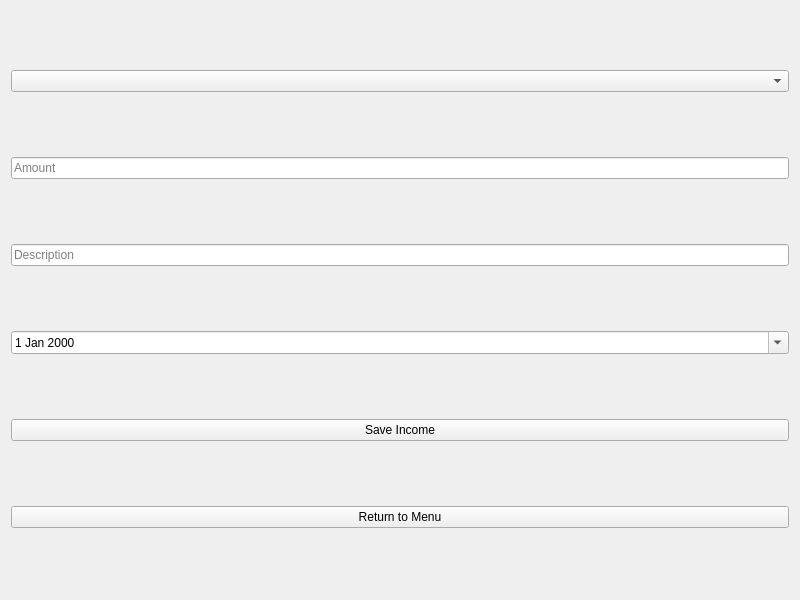
<?xml version="1.0" encoding="UTF-8"?>
<ui version="4.0">
 <class>IncomeEntry</class>
 <widget class="QWidget" name="IncomeEntry">
  <property name="geometry">
   <rect>
    <x>0</x>
    <y>0</y>
    <width>800</width>
    <height>600</height>
   </rect>
  </property>
  <property name="windowTitle">
   <string>Income Entry</string>
  </property>
  <layout class="QVBoxLayout" name="verticalLayout">
    <item>
     <widget class="QComboBox" name="sourceComboBox">
      <property name="placeholderText">
       <string>Select Source</string>
      </property>
     </widget>
    </item>
    <item>
     <widget class="QLineEdit" name="amountLineEdit">
      <property name="placeholderText">
       <string>Amount</string>
      </property>
     </widget>
    </item>
    <item>
     <widget class="QLineEdit" name="descriptionLineEdit">
      <property name="placeholderText">
       <string>Description</string>
      </property>
     </widget>
    </item>
    <item>
     <widget class="QDateEdit" name="dateEdit">
      <property name="calendarPopup">
       <bool>true</bool>
      </property>
      <property name="date">
       <date>2024-12-16</date>
      </property>
     </widget>
    </item>
    <item>
     <widget class="QPushButton" name="saveIncomeButton">
      <property name="text">
       <string>Save Income</string>
      </property>
     </widget>
    </item>
    <item>
     <widget class="QPushButton" name="returnToMenuButton">
      <property name="text">
       <string>Return to Menu</string>
      </property>
     </widget>
    </item>
  </layout>
 </widget>
 <resources/>
 <connections/>
</ui>
